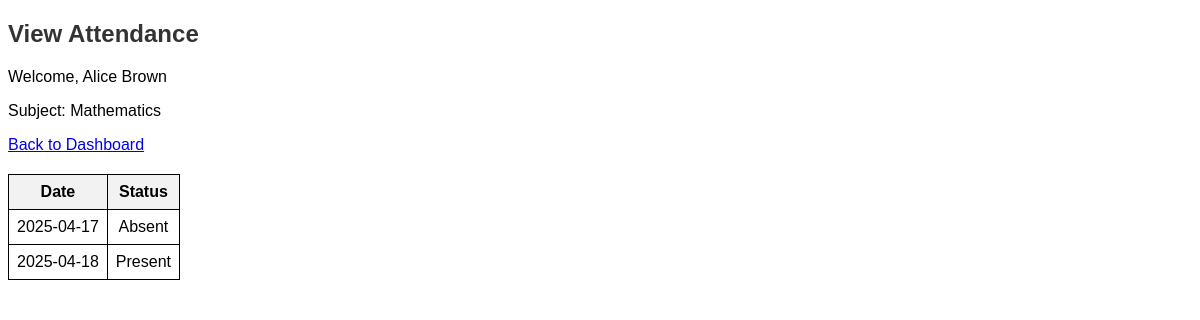
The app's page /attendance/student/view/Mathematics (signed in) with its own data.
### models.py (models this page shows)
class Student(db.Model):
    student_id = db.Column(db.Integer, primary_key=True)
    student_name = db.Column(db.String(100), nullable=False)
    student_year = db.Column(db.Integer, nullable=False)
    student_user_id = db.Column(db.Integer, db.ForeignKey('user.user_id'), nullable=False)
    feedbacks = db.relationship('Feedback', backref='student', lazy=True, foreign_keys='Feedback.student_id')

class Subject(db.Model):
    subject_id = db.Column(db.Integer, primary_key=True)
    subject_name = db.Column(db.String(100), nullable=False)
    subject_year = db.Column(db.Integer, nullable=False)
    teacher_id = db.Column(db.Integer, db.ForeignKey('teacher.teacher_id'), nullable=False)

class Attendance(db.Model):
    attendance_id = db.Column(db.Integer, primary_key=True)
    student_id = db.Column(db.Integer, db.ForeignKey('student.student_id'), nullable=False)
    subject_id = db.Column(db.Integer, db.ForeignKey('subject.subject_id'), nullable=False)
    date = db.Column(db.Date, nullable=False)  # Date of the class
    status = db.Column(db.String(10), nullable=False)  # 'Present' or 'Absent'

### attendance_service.py (the view)
@attendance_service.route('/student/view/<string:subject_name>')
def student_view_attendance(subject_name):
    if session.get('role') != 'student':
        return redirect(url_for('auth_service.home'))
    student = Student.query.filter_by(student_user_id=session.get('user_id')).first()
    subject = Subject.query.filter_by(subject_name=subject_name).first()
    if not subject:
        return "Subject not found", 404
    attendance_records = Attendance.query.filter_by(
        student_id=student.student_id,
        subject_id=subject.subject_id
    ).order_by(Attendance.date).all()
    return render_template(
        'student_attendance_detail.html',
        student=student,
        subject=subject,
        attendance_records=attendance_records
    )

### templates/student_attendance_detail.html (shortened to what this page needs)
<!DOCTYPE html>
<html>
<head>
</head>
<body>
    <h2>View Attendance</h2>
    <p>Welcome, {{ student.student_name }}</p>
    <p>Subject: {{ subject.subject_name }}</p>
    <a href="/dashboard/student">Back to Dashboard</a>
    <table>
        <tr>
            <th>Date</th>
            <th>Status</th>
        </tr>
        {% for record in attendance_records %}
            <tr>
                <td>{{ record.date.strftime('%Y-%m-%d') }}</td>
                <td>{{ record.status }}</td>
            </tr>
        {% endfor %}
    </table>
</body>
</html>

### templates/student_attendance_detail.html (style rules this page uses)
body { font-family: Arial, sans-serif; }
h2 { color: #333; }
table, th, td { border: 1px solid black; border-collapse: collapse; padding: 8px; text-align: center; }
table { margin-top: 20px; }
th { background-color: #f2f2f2; }

### records on screen
Student: student_name "Alice Brown"
Subject: subject_name "Mathematics"
Attendance: date "2025-04-17", status "Absent"
Attendance: date "2025-04-18", status "Present"
